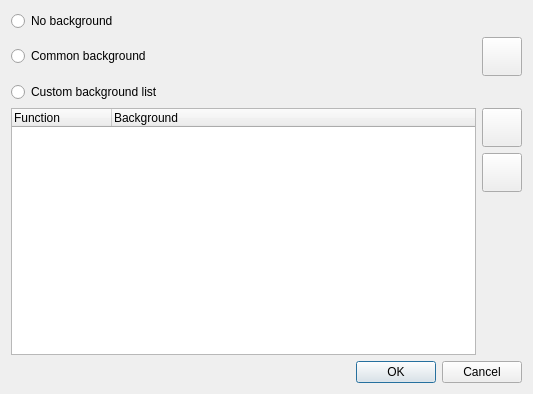
<?xml version="1.0" encoding="UTF-8"?>
<ui version="4.0">
 <class>MonitorBackgroundSelection</class>
 <widget class="QDialog" name="MonitorBackgroundSelection">
  <property name="geometry">
   <rect>
    <x>0</x>
    <y>0</y>
    <width>533</width>
    <height>394</height>
   </rect>
  </property>
  <property name="windowTitle">
   <string>Background Picture Selection</string>
  </property>
  <property name="windowIcon">
   <iconset resource="qlcui.qrc">
    <normaloff>:/image.png</normaloff>:/image.png</iconset>
  </property>
  <layout class="QVBoxLayout" name="verticalLayout">
   <item>
    <widget class="QRadioButton" name="m_noBgRadio">
     <property name="text">
      <string>No background</string>
     </property>
    </widget>
   </item>
   <item>
    <layout class="QHBoxLayout" name="horizontalLayout_2">
     <item>
      <widget class="QRadioButton" name="m_commonBgRadio">
       <property name="text">
        <string>Common background</string>
       </property>
      </widget>
     </item>
     <item>
      <widget class="QLabel" name="m_commonLabel">
       <property name="sizePolicy">
        <sizepolicy hsizetype="Expanding" vsizetype="Preferred">
         <horstretch>0</horstretch>
         <verstretch>0</verstretch>
        </sizepolicy>
       </property>
       <property name="text">
        <string/>
       </property>
      </widget>
     </item>
     <item>
      <widget class="QToolButton" name="m_commonButton">
       <property name="icon">
        <iconset resource="qlcui.qrc">
         <normaloff>:/image.png</normaloff>:/image.png</iconset>
       </property>
       <property name="iconSize">
        <size>
         <width>32</width>
         <height>32</height>
        </size>
       </property>
      </widget>
     </item>
    </layout>
   </item>
   <item>
    <widget class="QRadioButton" name="m_customBgRadio">
     <property name="text">
      <string>Custom background list</string>
     </property>
    </widget>
   </item>
   <item>
    <layout class="QHBoxLayout" name="horizontalLayout">
     <item>
      <widget class="QTreeWidget" name="m_customTree">
       <column>
        <property name="text">
         <string>Function</string>
        </property>
       </column>
       <column>
        <property name="text">
         <string>Background</string>
        </property>
       </column>
      </widget>
     </item>
     <item>
      <layout class="QVBoxLayout" name="verticalLayout_2">
       <item>
        <widget class="QToolButton" name="m_customAddButton">
         <property name="icon">
          <iconset resource="qlcui.qrc">
           <normaloff>:/edit_add.png</normaloff>:/edit_add.png</iconset>
         </property>
         <property name="iconSize">
          <size>
           <width>32</width>
           <height>32</height>
          </size>
         </property>
        </widget>
       </item>
       <item>
        <widget class="QToolButton" name="m_customRemoveButton">
         <property name="icon">
          <iconset resource="qlcui.qrc">
           <normaloff>:/edit_remove.png</normaloff>:/edit_remove.png</iconset>
         </property>
         <property name="iconSize">
          <size>
           <width>32</width>
           <height>32</height>
          </size>
         </property>
        </widget>
       </item>
       <item>
        <spacer name="verticalSpacer">
         <property name="orientation">
          <enum>Qt::Vertical</enum>
         </property>
         <property name="sizeHint" stdset="0">
          <size>
           <width>20</width>
           <height>40</height>
          </size>
         </property>
        </spacer>
       </item>
      </layout>
     </item>
    </layout>
   </item>
   <item>
    <widget class="QDialogButtonBox" name="buttonBox">
     <property name="orientation">
      <enum>Qt::Horizontal</enum>
     </property>
     <property name="standardButtons">
      <set>QDialogButtonBox::Cancel|QDialogButtonBox::Ok</set>
     </property>
    </widget>
   </item>
  </layout>
 </widget>
 <resources>
  <include location="qlcui.qrc"/>
  <include location="qlcui.qrc"/>
 </resources>
 <connections>
  <connection>
   <sender>buttonBox</sender>
   <signal>accepted()</signal>
   <receiver>MonitorBackgroundSelection</receiver>
   <slot>accept()</slot>
   <hints>
    <hint type="sourcelabel">
     <x>248</x>
     <y>254</y>
    </hint>
    <hint type="destinationlabel">
     <x>157</x>
     <y>274</y>
    </hint>
   </hints>
  </connection>
  <connection>
   <sender>buttonBox</sender>
   <signal>rejected()</signal>
   <receiver>MonitorBackgroundSelection</receiver>
   <slot>reject()</slot>
   <hints>
    <hint type="sourcelabel">
     <x>316</x>
     <y>260</y>
    </hint>
    <hint type="destinationlabel">
     <x>286</x>
     <y>274</y>
    </hint>
   </hints>
  </connection>
 </connections>
</ui>
